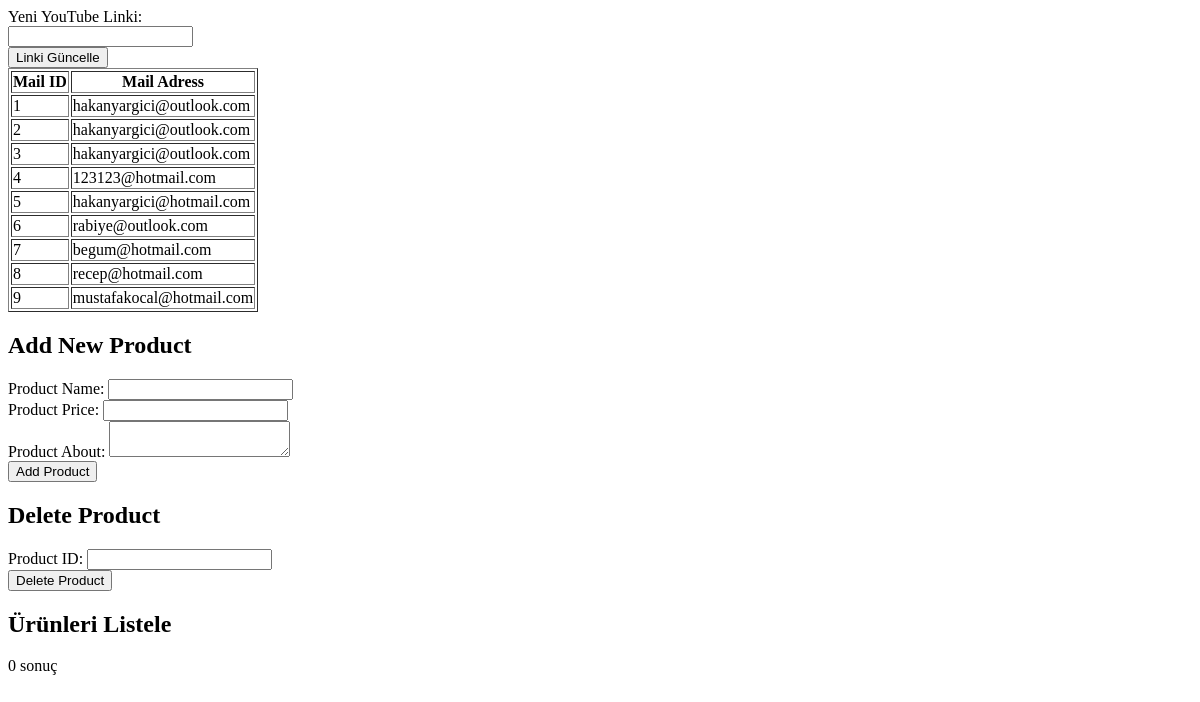
/Other/cms.php, run on an earlier commit of the app's database.
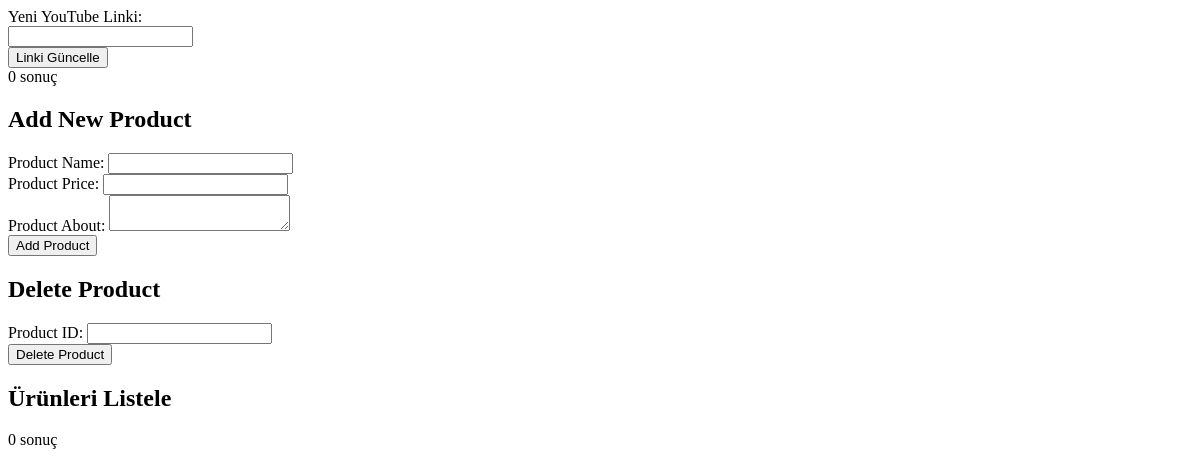
And on a later commit of the database.
### tables this page shows
CREATE TABLE `userMail` (
  `mailID` tinyint(4) NOT NULL,
  `mailAdress` varchar(250) NOT NULL
);

### Other/cms.php (the view, shortened to what this page needs)
<!DOCTYPE html>
<html lang="tr">
<head>
</head>
<body>
    <div class="iframe">
        <form method="post" action="">
            <label for="youtube_link">Yeni YouTube Linki:</label><br>
            <input type="text" id="youtube_link" name="youtube_link"><br>
            <input type="submit" name="submit" value="Linki Güncelle">
        </form>
    </div>
    <div class="mail">
        <?php
            include_once("config.php");
            $sql = "SELECT mailID, mailAdress FROM userMail";
            $result = $connectDb->query($sql);
            if ($result->num_rows > 0) {
                echo "<table border='1'><tr><th>Mail ID</th><th>Mail Adress</th></tr>";
                while($row = $result->fetch_assoc()) {
                    echo "<tr><td>" . $row["mailID"]. "</td><td>" . $row["mailAdress"]. "</td></tr>";
                }
                echo "</table>";
            } else {
                echo "0 sonuç";
            }
        ?>
    </div>
    <div class="product">
        <h2>Add New Product</h2>
        <form method="post" action="">
            <label for="productName">Product Name:</label>
            <input type="text" id="productName" name="productName" required>
            <br>
            <label for="productPrice">Product Price:</label>
            <input type="text" id="productPrice" name="productPrice" required>
            <br>
            <label for="productAbout">Product About:</label>
            <textarea id="productAbout" name="productAbout" required></textarea>
            <br>
            <input type="submit" name="addProduct" value="Add Product">
        </form>
        <h2>Delete Product</h2>
        <form method="post" action="">
            <label for="productID">Product ID:</label>
            <input type="text" id="productID" name="productID" required>
            <br>
            <input type="submit" name="deleteProduct" value="Delete Product">
        </form>
        <h2>Ürünleri Listele</h2>
        <?php
            include_once("config.php");
            $sql = "SELECT productID, productName from ourProducts";
            $result = $connectDb->query($sql);
            if ($result->num_rows > 0) {
                echo "<table border='1'><tr><th>Product ID</th><th>Product Name</th></tr>";
                while($row = $result->fetch_assoc()) {
                    echo "<tr><td>" . $row["productID"]. "</td><td>" . $row["productName"]. "</td></tr>";
                }
                echo "</table>";
            } else {
                echo "0 sonuç";
            }
        ?>
    </div>
</body>
</html>

What changed in the data, as far as the page shows it:
removed usermail: mailID "1", mailAdress "hakanyargici@outlook.com"
removed usermail: mailID "2", mailAdress "hakanyargici@outlook.com"
removed usermail: mailID "3", mailAdress "hakanyargici@outlook.com"
removed usermail: mailID "4", mailAdress "123123@hotmail.com"
removed usermail: mailID "5", mailAdress "hakanyargici@hotmail.com"
removed usermail: mailID "6", mailAdress "rabiye@outlook.com"
removed usermail: mailID "7", mailAdress "begum@hotmail.com"
removed usermail: mailID "8", mailAdress "recep@hotmail.com"
removed usermail: mailID "9", mailAdress "mustafakocal@hotmail.com"
Also different on the page:
text no longer shown: "Mail ID Mail Adress"
text now shown: "0 sonuç"
